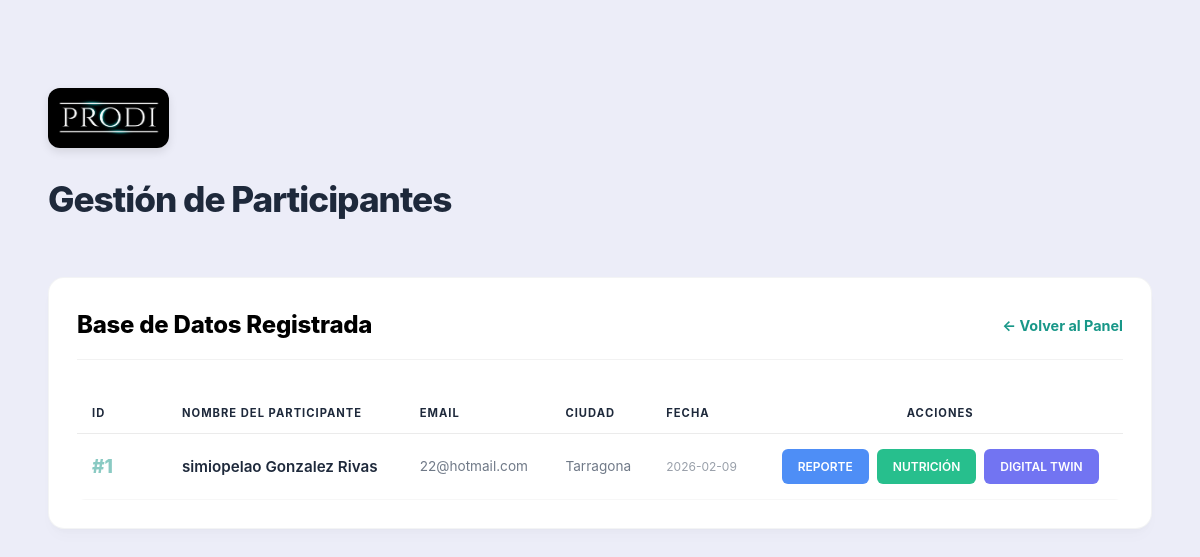
/lista_participantes, run on an earlier commit of the app's database.
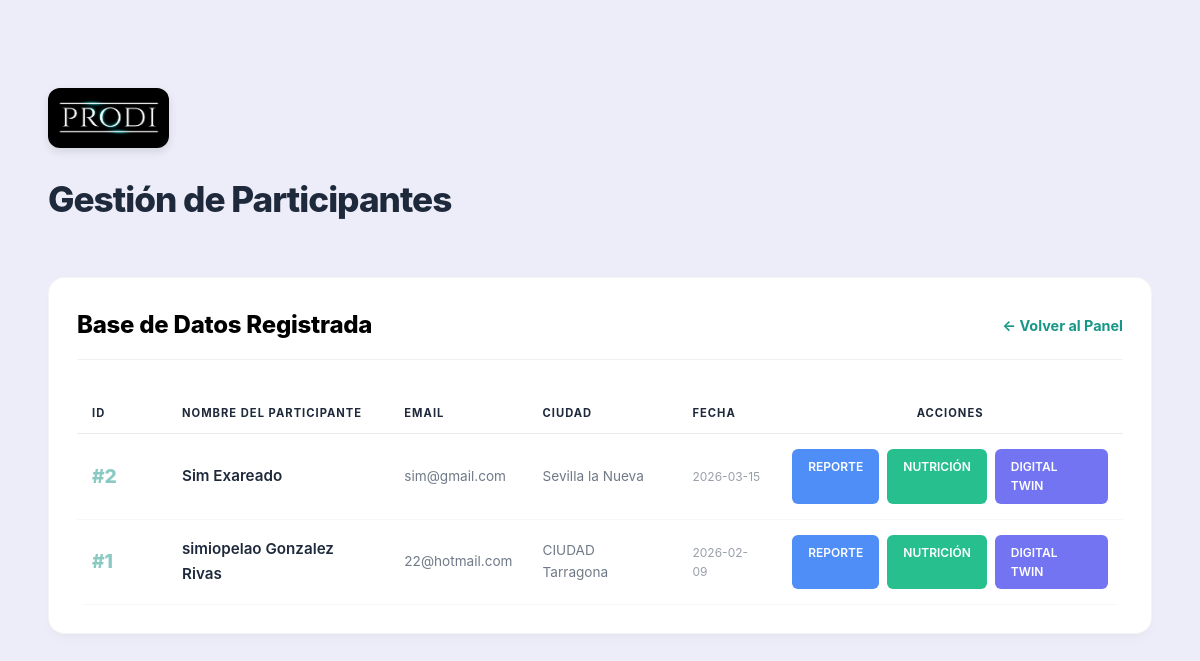
And on a later commit of the database.
### tables this page shows
CREATE TABLE historias_clinicas (
            id INTEGER PRIMARY KEY AUTOINCREMENT,
            fecha_registro TEXT DEFAULT CURRENT_TIMESTAMP,
            nombre TEXT, apellidos TEXT, edad INTEGER, sexo TEXT,
            email TEXT, telefono TEXT, ciudad TEXT, pais TEXT,
            antecedentes TEXT, presion_sistolica INTEGER, presion_diastolica INTEGER,
            medicamento_presion TEXT, glucosa_ayunas INTEGER, medicamento_glucosa TEXT,
            hba1c REAL, colesterol_total INTEGER, trigliceridos INTEGER,
            colesterol_ldl INTEGER, colesterol_hdl INTEGER, medicamento_lipidos TEXT,
            peso_kg REAL, talla_cm REAL, perimetro_abdominal REAL, medicamento_peso TEXT,
            desea_bajar_peso TEXT, porcentaje_perdida TEXT, tiempo_perdida TEXT,
            habito_tabaquico TEXT, exposicion_humo TEXT, nivel_actividad TEXT,
            minutos_actividad_semana TEXT, raciones_frutas INTEGER, raciones_vegetales INTEGER,
            raciones_grano_entero INTEGER, raciones_pescado INTEGER, vasos_bebidas_azucaradas INTEGER,
            habitos_sal TEXT, frecuencia_lacteos TEXT, frecuencia_carnes TEXT,
            frecuencia_alcohol TEXT, cantidad_alcohol TEXT, puntuacion_sueno INTEGER,
            ronca TEXT, circunferencia_cuello REAL, enfermedades_presentadas TEXT,
            escala_salud_hoy INTEGER, ansiedad_nervios TEXT, control_preocupacion TEXT,
            poco_interes TEXT, sentimiento_deprimido TEXT, nivel_optimismo INTEGER,
            nivel_pesimismo INTEGER, notas_medico TEXT, analisis_driver TEXT,
            rec_actividad TEXT, rec_alcohol TEXT, rec_ansiedad TEXT, rec_apnea TEXT,
            rec_azucar TEXT, rec_carnes TEXT, rec_depresion TEXT, rec_frutas TEXT,
            rec_glucosa TEXT, rec_granos TEXT, rec_lacteos TEXT, rec_lipidos_cardio TEXT,
            rec_lipidos TEXT, rec_optimismo TEXT, rec_pasivo TEXT, rec_pescado TEXT,
            rec_pesimismo TEXT, rec_presion TEXT, rec_sodio TEXT, rec_tabaco TEXT,
            rec_vegetales TEXT, diag_lipidos TEXT
        );

### app.py (the view)
@app.route('/lista_participantes')
def lista_participantes():
    conn = sqlite3.connect('prodi_salud.db')
    conn.row_factory = sqlite3.Row
    cursor = conn.cursor()
    cursor.execute("SELECT * FROM historias_clinicas ORDER BY fecha_registro DESC")
    pacientes = cursor.fetchall()
    conn.close()
    return render_template('lista_participantes.html', pacientes=pacientes)

### templates/lista_participantes.html (shortened to what this page needs)
<!DOCTYPE html>
<html lang="es">
<head>
    <link rel="stylesheet" href="{{ url_for('static', filename='css/styles_reporte.css') }}">
</head>
<body class="dashboard-container" style="display: block; padding: 20px;">
    <div class="list-container">
        <header style="margin-bottom: 50px; text-align: left;">
            <div style="margin-bottom: 15px;">
                <img src="{{ url_for('static', filename='img/logo.jpg') }}" alt="PRODI" style="height: 60px; border-radius: 12px; box-shadow: 0 4px 10px rgba(0,0,0,0.1);">
            </div>
            <h1 style="font-size: 2.2rem; font-weight: 800; color: var(--color-secondary); margin: 0; letter-spacing: -1px;">
                Gestión de Participantes
            </h1>
        </header>
        <div class="glass-card">
            <div style="display: flex; justify-content: space-between; align-items: center; margin-bottom: 30px; padding-bottom: 15px; border-bottom: 1px solid rgba(0,0,0,0.05);">
                <h2 style="color: #000; margin: 0; font-size: 1.5rem; font-weight: 800;">Base de Datos Registrada</h2>
                <a href="/" class="back-link" style="color: var(--color-accent);">← Volver al Panel</a>
            </div>
            <div class="table-responsive">
                <table>
                    <thead>
                        <tr>
                            <th style="width: 60px;">ID</th>
                            <th>Nombre del Participante</th>
                            <th>Email</th>
                            <th>Ciudad</th>
                            <th>Fecha</th>
                            <th style="text-align: center;">Acciones</th>
                        </tr>
                    </thead>
                    <tbody>
                        {% for p in pacientes %}
                        <tr>
                            <td><span class="highlight-score" style="opacity: 0.5;">#{{ p.id }}</span></td>
                            <td class="participant-name">{{ p.nombre }} {{ p.apellidos }}</td>
                            <td style="opacity: 0.7; font-size: 0.85rem;">{{ p.email }}</td>
                            <td style="opacity: 0.7; font-size: 0.85rem;">{{ p.ciudad }}</td>
                             <td style="opacity: 0.5; font-size: 0.75rem;">{{ p.fecha_registro[:10] }}</td>
                            <td>
                                <div style="display: flex; gap: 8px; justify-content: center;">
                                    <a href="{{ url_for('reporte_detalle', p_id=p.id) }}"
                                        class="btn-action" style="background-color: #3B82F6; border: none; font-weight: 600; opacity: 0.9;">
                                        Reporte
                                    </a>
                                    <a href="{{ url_for('reporte_nutricional', p_id=p.id) }}" class="btn-action"
                                        style="background-color: #10B981; border: none; font-weight: 600; opacity: 0.9;">
                                        Nutrición
                                    </a>
                                    <a href="{{ url_for('ver_gemelo', p_id=p.id) }}" class="btn-action"
                                        style="background-color: #6366F1; border: none; font-weight: 600; opacity: 0.9;">
                                        Digital Twin
                                    </a>
                                </div>
                            </td>
                        </tr>
                        {% endfor %}
                    </tbody>
                </table>
            </div>
        </div>
    </div>
</body>
</html>

### static/css/styles_reporte.css (style rules this page uses)
:root { --color-bg: #ECEDF8; --color-primary: #334155; --color-secondary: #1E293B; --color-accent: #189788; --color-success: #10B981; --color-warning: #F59E0B; --card-bg: #FFFFFF; --card-border: rgba(51, 65, 85, 0.06); --card-shadow: 0 10px 15px -3px rgba(0, 0, 0, 0.02), 0 4px 6px -2px rgba(0, 0, 0, 0.02); }
body { font-family: 'Inter', system-ui, -apple-system, sans-serif; background-color: var(--color-bg); color: var(--color-primary); line-height: 1.6; font-size: 16px; padding: 30px; -webkit-font-smoothing: antialiased; }
h1, h2, h3, h4 { color: var(--color-secondary); font-weight: 700; letter-spacing: -0.01em; }
.glass-card, .glass-green, .glass-orange { background: var(--card-bg) !important; backdrop-filter: none !important; -webkit-backdrop-filter: none !important; color: #000000 !important; border: 1px solid var(--card-border) !important; border-radius: 16px; box-shadow: var(--card-shadow); padding: 28px; transition: transform 0.2s ease; }
.highlight-score { font-weight: 800; color: var(--color-accent); font-size: 1.2rem; }
.dashboard-container { display: flex; min-height: 100vh; }

### templates/lista_participantes.html (style rules this page uses)
.list-container { max-width: 1250px; margin: 40px auto; padding: 20px; }
table { width: 100%; border-collapse: collapse; color: #f0f0f0; margin-top: 20px; }
th { background: rgba(255, 255, 255, 0.05); color: var(--color-accent); text-transform: uppercase; letter-spacing: 0.1em; padding: 15px; text-align: left; border-bottom: 2px solid var(--color-primary); font-size: 0.85rem; }
td { padding: 15px; border-bottom: 1px solid rgba(255, 255, 255, 0.05); font-size: 0.9rem; }
.btn-action { padding: 8px 16px; border-radius: 6px; text-decoration: none; font-size: 0.75rem; font-weight: 800; text-transform: uppercase; transition: all 0.3s ease; display: inline-block; border: 1px solid rgba(255, 255, 255, 0.1); color: white !important; }
.back-link { color: var(--color-secondary); text-decoration: none; font-weight: bold; font-size: 0.9rem; display: flex; align-items: center; gap: 5px; transition: 0.3s; }
table { color: var(--color-primary); border-radius: 8px; overflow: hidden; }
th { background: transparent !important; color: var(--color-secondary) !important; font-weight: 700 !important; border-bottom: 1px solid rgba(0,0,0,0.08) !important; font-size: 0.7rem !important; letter-spacing: 1px !important; padding-bottom: 10px !important; }
td { color: var(--color-primary) !important; border-bottom: 1px solid rgba(0,0,0,0.03) !important; font-weight: 400; }
.participant-name { color: var(--color-secondary) !important; font-weight: 600 !important; font-size: 0.95rem; }

What changed in the data, as far as the page shows it:
added historias_clinicas: id "2", nombre "Sim", apellidos "Exareado", email "sim@gmail.com", ciudad "Sevilla la Nueva", fecha_registro "2026-03-15"
changed historias_clinicas "simiopelao": ciudad "Tarragona" → "CIUDAD Tarragona"
